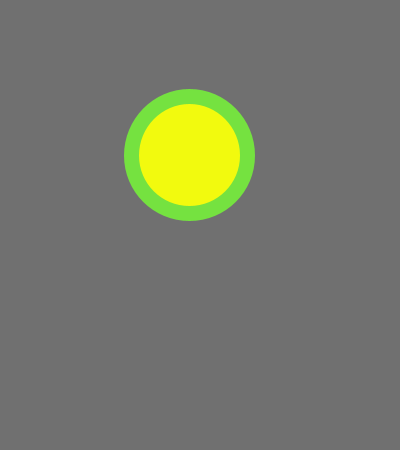
Frame 1 (no input)
Frame 60 (the mouse pressed at the canvas centre just before this capture): identical to frame 1, image omitted
Frame 120 (the mouse held since frame 60 and released just before this capture): identical to frame 1, image omitted

The Processing sketch that drew this single still picture (run headless with seeded random() and noise(); from frame 60 on, the mouse is pressed at the canvas centre):

// Processing sketch: tweakmode_example1
// ── tweakmode_example1.pde
/* example 1 for tweak mode for Processing
 *
 * press play
 */
 
void setup()
{
  size(400, 450); // will not do any realtime change
  smooth();
}

void draw()
{
  /* tweak the background grayness */
  background(112);
  
  /* tweak the stroke */
  stroke(117, 226, 64);
  strokeWeight(15);
  
  /* tweak the fill */
  fill(242, 250, 14);
  
  /* control the ellipse */
  ellipse(189, 155, 116, 117);
}
